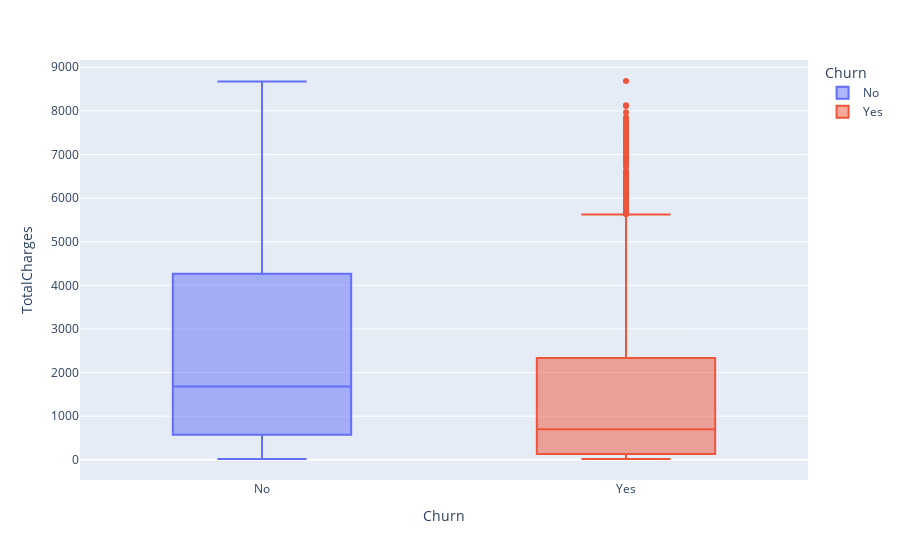

Source (notebook cell):
### Code cell
plt.figure(figsize=(15, 10))
fig = px.box(df, x='Churn', y='TotalCharges', color='Churn')
fig.show()

### Figure 1 — Plotly figure (JSON) as saved in the notebook; plotly's stock layout.template omitted (floating-point values rounded to 4 significant figures; data arrays with more than 128 entries replaced by an {"elided": "..."} marker saying what was removed)
{"data": [{"alignmentgroup": "True", "hovertemplate": "Churn=%{x}<br>TotalCharges=%{y}<extra></extra>", "legendgroup": "No", "marker": {"color": "#636efa"}, "name": "No", "notched": false, "offsetgroup": "No", "orientation": "v", "showlegend": true, "type": "box", "x": {"elided": "5174 str values"}, "x0": " ", "xaxis": "x", "y": {"elided": "5174 float values"}, "y0": " ", "yaxis": "y"}, {"alignmentgroup": "True", "hovertemplate": "Churn=%{x}<br>TotalCharges=%{y}<extra></extra>", "legendgroup": "Yes", "marker": {"color": "#EF553B"}, "name": "Yes", "notched": false, "offsetgroup": "Yes", "orientation": "v", "showlegend": true, "type": "box", "x": {"elided": "1869 str values"}, "x0": " ", "xaxis": "x", "y": {"elided": "1869 float values"}, "y0": " ", "yaxis": "y"}], "layout": {"boxmode": "overlay", "legend": {"title": {"text": "Churn"}, "tracegroupgap": 0}, "margin": {"t": 60}, "xaxis": {"anchor": "y", "categoryarray": ["No", "Yes"], "categoryorder": "array", "domain": [0, 1], "title": {"text": "Churn"}}, "yaxis": {"anchor": "x", "domain": [0, 1], "title": {"text": "TotalCharges"}}}}
